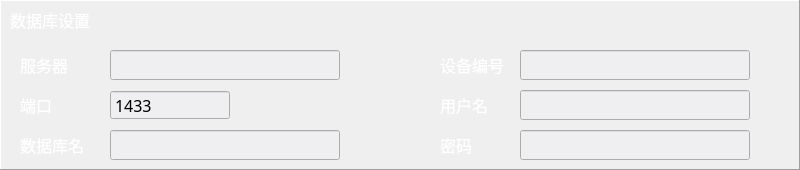
  <widget class="QFrame" name="frame_4">
   <property name="geometry">
    <rect>
     <x>0</x>
     <y>390</y>
     <width>800</width>
     <height>170</height>
    </rect>
   </property>
   <property name="frameShape">
    <enum>QFrame::Panel</enum>
   </property>
   <property name="frameShadow">
    <enum>QFrame::Raised</enum>
   </property>
   <widget class="QLabel" name="label_7">
    <property name="geometry">
     <rect>
      <x>10</x>
      <y>5</y>
      <width>90</width>
      <height>30</height>
     </rect>
    </property>
    <property name="font">
     <font>
      <family>微软雅黑</family>
      <pointsize>12</pointsize>
     </font>
    </property>
    <property name="styleSheet">
     <string notr="true">color: rgb(255, 255, 255);</string>
    </property>
    <property name="text">
     <string>数据库设置</string>
    </property>
    <property name="alignment">
     <set>Qt::AlignLeading|Qt::AlignLeft|Qt::AlignVCenter</set>
    </property>
   </widget>
   <widget class="QLabel" name="label_8">
    <property name="geometry">
     <rect>
      <x>20</x>
      <y>50</y>
      <width>60</width>
      <height>30</height>
     </rect>
    </property>
    <property name="font">
     <font>
      <family>微软雅黑</family>
      <pointsize>12</pointsize>
     </font>
    </property>
    <property name="styleSheet">
     <string notr="true">color: rgb(255, 255, 255);
border:0px;</string>
    </property>
    <property name="text">
     <string>服务器</string>
    </property>
    <property name="alignment">
     <set>Qt::AlignLeading|Qt::AlignLeft|Qt::AlignVCenter</set>
    </property>
   </widget>
   <widget class="QLineEdit" name="lineEdit_2">
    <property name="geometry">
     <rect>
      <x>110</x>
      <y>50</y>
      <width>230</width>
      <height>30</height>
     </rect>
    </property>
    <property name="font">
     <font>
      <family>微软雅黑</family>
      <pointsize>12</pointsize>
     </font>
    </property>
    <property name="styleSheet">
     <string notr="true">background-color: rgb(239, 239, 241);</string>
    </property>
    <property name="placeholderText">
     <string/>
    </property>
   </widget>
   <widget class="QLabel" name="label_9">
    <property name="geometry">
     <rect>
      <x>20</x>
      <y>90</y>
      <width>60</width>
      <height>30</height>
     </rect>
    </property>
    <property name="font">
     <font>
      <family>微软雅黑</family>
      <pointsize>12</pointsize>
     </font>
    </property>
    <property name="styleSheet">
     <string notr="true">color: rgb(255, 255, 255);
border:0px;</string>
    </property>
    <property name="text">
     <string>端口</string>
    </property>
    <property name="alignment">
     <set>Qt::AlignLeading|Qt::AlignLeft|Qt::AlignVCenter</set>
    </property>
   </widget>
   <widget class="QLabel" name="label_10">
    <property name="geometry">
     <rect>
      <x>20</x>
      <y>130</y>
      <width>80</width>
      <height>30</height>
     </rect>
    </property>
    <property name="font">
     <font>
      <family>微软雅黑</family>
      <pointsize>12</pointsize>
     </font>
    </property>
    <property name="styleSheet">
     <string notr="true">color: rgb(255, 255, 255);
border:0px;</string>
    </property>
    <property name="text">
     <string>数据库名</string>
    </property>
    <property name="alignment">
     <set>Qt::AlignLeading|Qt::AlignLeft|Qt::AlignVCenter</set>
    </property>
   </widget>
   <widget class="QLineEdit" name="lineEdit_6">
    <property name="geometry">
     <rect>
      <x>110</x>
      <y>130</y>
      <width>230</width>
      <height>30</height>
     </rect>
    </property>
    <property name="font">
     <font>
      <family>微软雅黑</family>
      <pointsize>12</pointsize>
     </font>
    </property>
    <property name="styleSheet">
     <string notr="true">background-color: rgb(239, 239, 241);</string>
    </property>
    <property name="placeholderText">
     <string/>
    </property>
   </widget>
   <widget class="QSpinBox" name="spinBox">
    <property name="geometry">
     <rect>
      <x>110</x>
      <y>90</y>
      <width>120</width>
      <height>30</height>
     </rect>
    </property>
    <property name="font">
     <font>
      <family>微软雅黑</family>
      <pointsize>12</pointsize>
     </font>
    </property>
    <property name="styleSheet">
     <string notr="true">background-color: rgb(239, 239, 241);</string>
    </property>
    <property name="buttonSymbols">
     <enum>QAbstractSpinBox::NoButtons</enum>
    </property>
    <property name="maximum">
     <number>65536</number>
    </property>
    <property name="value">
     <number>1433</number>
    </property>
   </widget>
   <widget class="QLineEdit" name="lineEdit_7">
    <property name="geometry">
     <rect>
      <x>520</x>
      <y>50</y>
      <width>230</width>
      <height>30</height>
     </rect>
    </property>
    <property name="font">
     <font>
      <family>微软雅黑</family>
      <pointsize>12</pointsize>
     </font>
    </property>
    <property name="styleSheet">
     <string notr="true">background-color: rgb(239, 239, 241);</string>
    </property>
    <property name="placeholderText">
     <string/>
    </property>
   </widget>
   <widget class="QLabel" name="label_11">
    <property name="geometry">
     <rect>
      <x>440</x>
      <y>90</y>
      <width>60</width>
      <height>30</height>
     </rect>
    </property>
    <property name="font">
     <font>
      <family>微软雅黑</family>
      <pointsize>12</pointsize>
     </font>
    </property>
    <property name="styleSheet">
     <string notr="true">color: rgb(255, 255, 255);
border:0px;</string>
    </property>
    <property name="text">
     <string>用户名</string>
    </property>
    <property name="alignment">
     <set>Qt::AlignLeading|Qt::AlignLeft|Qt::AlignVCenter</set>
    </property>
   </widget>
   <widget class="QLineEdit" name="lineEdit_8">
    <property name="geometry">
     <rect>
      <x>520</x>
      <y>90</y>
      <width>230</width>
      <height>30</height>
     </rect>
    </property>
    <property name="font">
     <font>
      <family>微软雅黑</family>
      <pointsize>12</pointsize>
     </font>
    </property>
    <property name="styleSheet">
     <string notr="true">background-color: rgb(239, 239, 241);</string>
    </property>
    <property name="placeholderText">
     <string/>
    </property>
   </widget>
   <widget class="QLabel" name="label_12">
    <property name="geometry">
     <rect>
      <x>440</x>
      <y>130</y>
      <width>40</width>
      <height>30</height>
     </rect>
    </property>
    <property name="font">
     <font>
      <family>微软雅黑</family>
      <pointsize>12</pointsize>
     </font>
    </property>
    <property name="styleSheet">
     <string notr="true">color: rgb(255, 255, 255);
border:0px;</string>
    </property>
    <property name="text">
     <string>密码</string>
    </property>
    <property name="alignment">
     <set>Qt::AlignLeading|Qt::AlignLeft|Qt::AlignVCenter</set>
    </property>
   </widget>
   <widget class="QLineEdit" name="lineEdit_9">
    <property name="geometry">
     <rect>
      <x>520</x>
      <y>130</y>
      <width>230</width>
      <height>30</height>
     </rect>
    </property>
    <property name="font">
     <font>
      <family>微软雅黑</family>
      <pointsize>12</pointsize>
     </font>
    </property>
    <property name="styleSheet">
     <string notr="true">background-color: rgb(239, 239, 241);</string>
    </property>
    <property name="echoMode">
     <enum>QLineEdit::Password</enum>
    </property>
    <property name="placeholderText">
     <string/>
    </property>
   </widget>
   <widget class="QLabel" name="label_23">
    <property name="geometry">
     <rect>
      <x>440</x>
      <y>50</y>
      <width>80</width>
      <height>30</height>
     </rect>
    </property>
    <property name="font">
     <font>
      <family>微软雅黑</family>
      <pointsize>12</pointsize>
     </font>
    </property>
    <property name="styleSheet">
     <string notr="true">color: rgb(255, 255, 255);
border:0px;</string>
    </property>
    <property name="text">
     <string>设备编号</string>
    </property>
    <property name="alignment">
     <set>Qt::AlignLeading|Qt::AlignLeft|Qt::AlignVCenter</set>
    </property>
   </widget>
  </widget>
